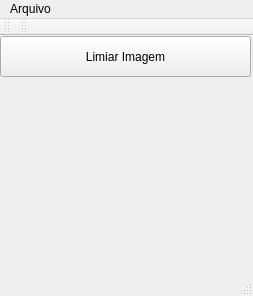
<?xml version="1.0" encoding="UTF-8"?>
<ui version="4.0">
 <class>MainWindow</class>
 <widget class="QMainWindow" name="MainWindow">
  <property name="geometry">
   <rect>
    <x>0</x>
    <y>0</y>
    <width>253</width>
    <height>296</height>
   </rect>
  </property>
  <property name="windowTitle">
   <string>MainWindow</string>
  </property>
  <widget class="QWidget" name="centralWidget">
   <widget class="QPushButton" name="pushButton">
    <property name="geometry">
     <rect>
      <x>0</x>
      <y>0</y>
      <width>251</width>
      <height>41</height>
     </rect>
    </property>
    <property name="text">
     <string>Limiar Imagem</string>
    </property>
   </widget>
  </widget>
  <widget class="QMenuBar" name="menuBar">
   <property name="geometry">
    <rect>
     <x>0</x>
     <y>0</y>
     <width>253</width>
     <height>25</height>
    </rect>
   </property>
   <widget class="QMenu" name="menuArquivo">
    <property name="title">
     <string>Arquivo</string>
    </property>
    <addaction name="actionAbrir"/>
    <addaction name="actionSalvar"/>
    <addaction name="separator"/>
    <addaction name="actionSair"/>
   </widget>
   <addaction name="menuArquivo"/>
  </widget>
  <widget class="QStatusBar" name="statusBar"/>
  <widget class="QToolBar" name="mainToolBar">
   <attribute name="toolBarArea">
    <enum>TopToolBarArea</enum>
   </attribute>
   <attribute name="toolBarBreak">
    <bool>false</bool>
   </attribute>
  </widget>
  <widget class="QToolBar" name="toolBar">
   <property name="windowTitle">
    <string>toolBar</string>
   </property>
   <attribute name="toolBarArea">
    <enum>TopToolBarArea</enum>
   </attribute>
   <attribute name="toolBarBreak">
    <bool>false</bool>
   </attribute>
  </widget>
  <action name="actionAbrir">
   <property name="text">
    <string>Abrir</string>
   </property>
  </action>
  <action name="actionSalvar">
   <property name="text">
    <string>Salvar</string>
   </property>
  </action>
  <action name="actionSair">
   <property name="text">
    <string>Sair</string>
   </property>
  </action>
 </widget>
 <layoutdefault spacing="6" margin="11"/>
 <resources/>
 <connections/>
</ui>
